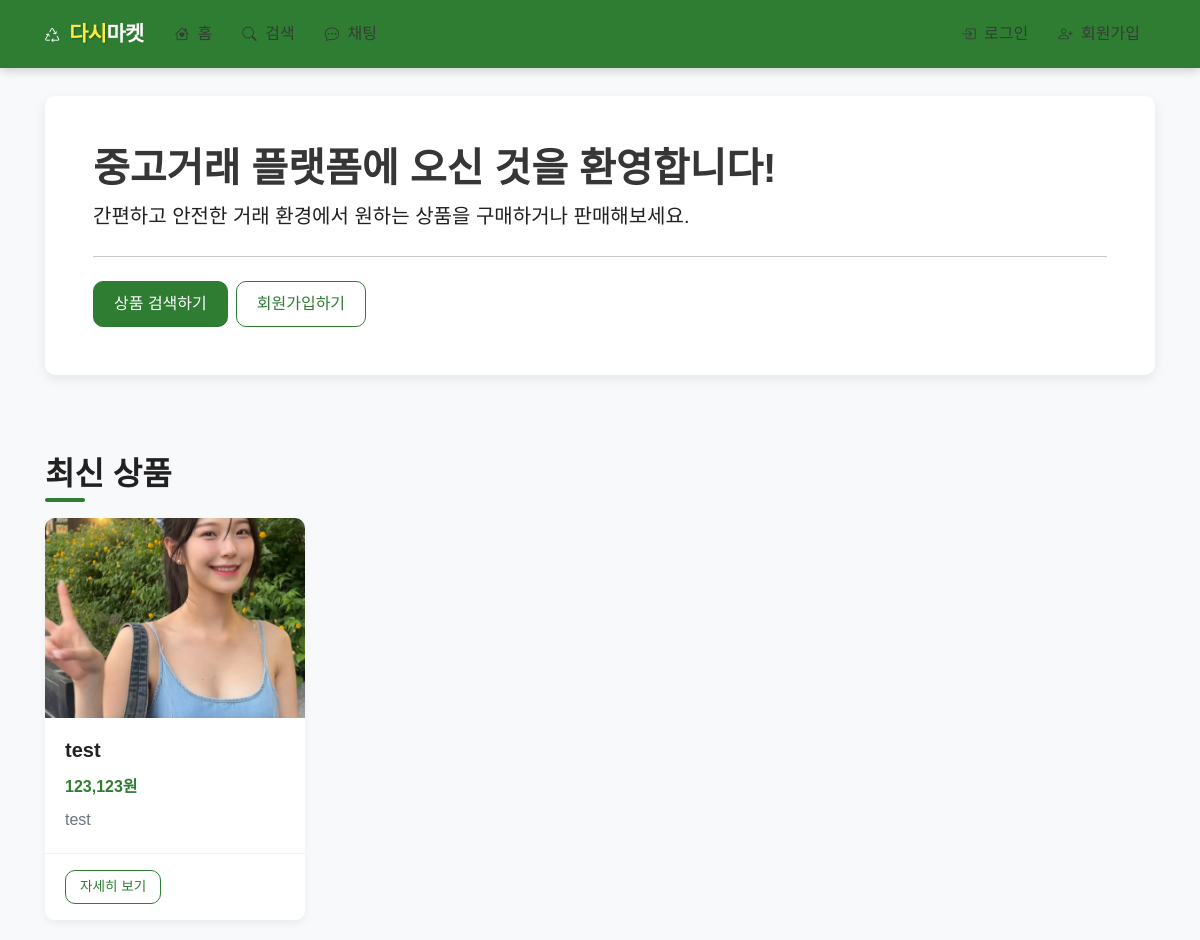
/, run on an earlier commit of the app's database.
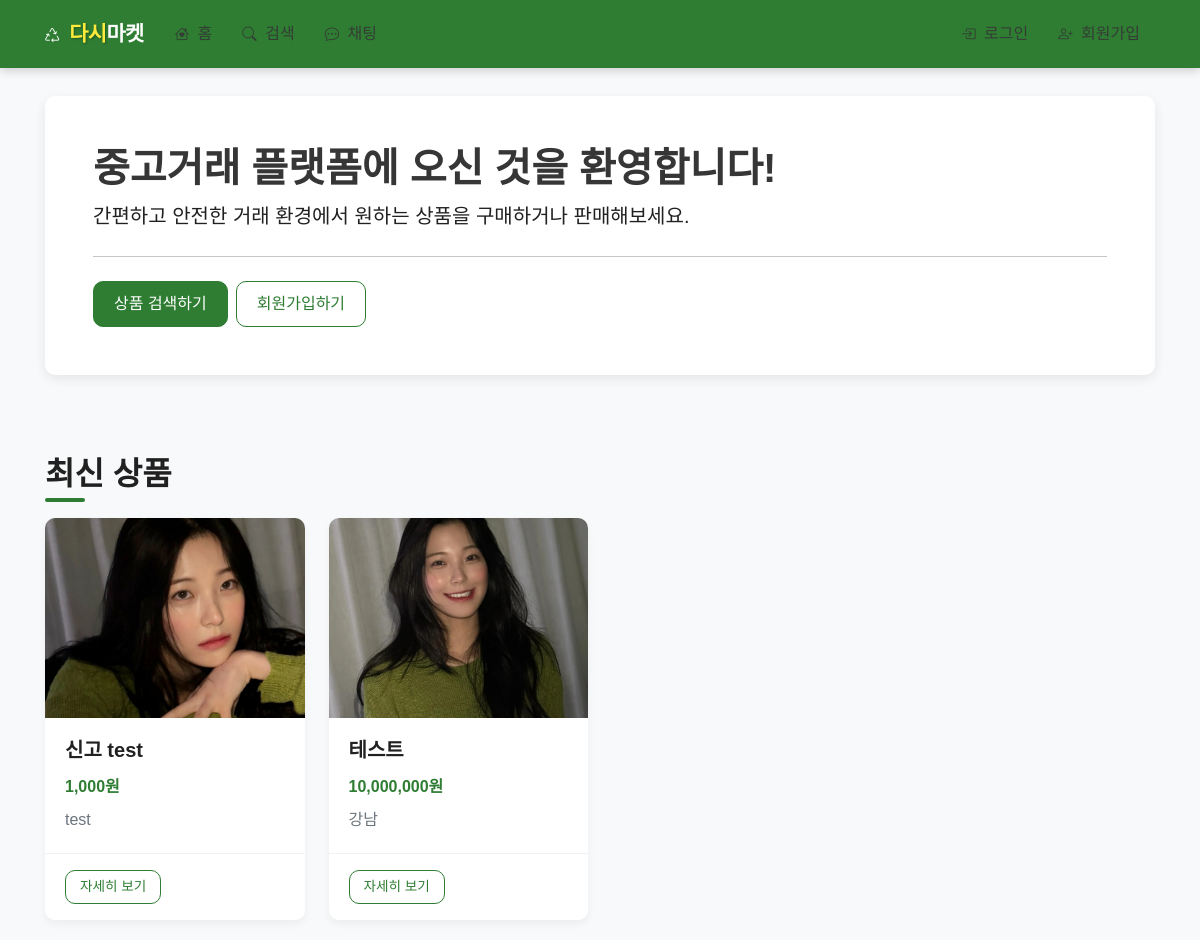
And on a later commit of the database.
### app/models.py (models this page shows, shortened)
class Product(db.Model):
    __tablename__ = 'products'
    id = db.Column(db.Integer, primary_key=True)
    title = db.Column(db.String(120), nullable=False)
    description = db.Column(db.Text, nullable=False)
    price = db.Column(db.Integer, nullable=False)
    category = db.Column(db.String(50), nullable=False)
    location = db.Column(db.String(100), nullable=False)
    seller_id = db.Column(db.Integer, db.ForeignKey('users.id'), nullable=False)
    status = db.Column(db.String(20), default='active')  # active, sold, hidden
    created_at = db.Column(db.DateTime, default=datetime.utcnow)
    updated_at = db.Column(db.DateTime, default=datetime.utcnow, onupdate=datetime.utcnow)
    images = db.relationship('ProductImage', backref='product', lazy='dynamic', cascade='all, delete-orphan')
    transfers = db.relationship('Transfer', backref='product', lazy='dynamic')

class ProductImage(db.Model):
    __tablename__ = 'product_images'
    id = db.Column(db.Integer, primary_key=True)
    product_id = db.Column(db.Integer, db.ForeignKey('products.id'), nullable=False)
    image_path = db.Column(db.String(200), nullable=False)
    created_at = db.Column(db.DateTime, default=datetime.utcnow)

### app/main/routes.py (the view)
@bp.route('/')
def index():
    latest_products = Product.query.filter_by(status='active').order_by(desc(Product.created_at)).limit(8).all()
    return render_template('index.html', title='홈', products=latest_products)

### app/templates/index.html (shortened to what this page needs)
{% extends 'base.html' %}
{% block content %}
<div class="jumbotron py-5">
    <h1 class="display-4">중고거래 플랫폼에 오신 것을 환영합니다!</h1>
    <p class="lead">간편하고 안전한 거래 환경에서 원하는 상품을 구매하거나 판매해보세요.</p>
    <hr class="my-4">
    <div class="d-flex">
        <a class="btn btn-primary me-2" href="{{ url_for('main.search') }}" role="button">상품 검색하기</a>
        {% if current_user.is_authenticated %}
        <a class="btn btn-success" href="{{ url_for('product.create_product') }}" role="button">상품 등록하기</a>
        {% else %}
        <a class="btn btn-outline-primary" href="{{ url_for('auth.register') }}" role="button">회원가입하기</a>
        {% endif %}
    </div>
</div>
<h2 class="mt-5 mb-4">최신 상품</h2>
{% if products %}
<div class="row row-cols-1 row-cols-md-2 row-cols-lg-4 g-4">
    {% for product in products %}
    <div class="col">
        <div class="card h-100">
            {% if product.images.first() %}
            <img src="{{ url_for('static', filename='uploads/' + product.images.first().image_path) }}" class="card-img-top" alt="{{ product.title }}">
            {% else %}
            <div class="card-img-top bg-light d-flex align-items-center justify-content-center" style="height: 200px;">
                <span class="text-muted">이미지 없음</span>
            </div>
            {% endif %}
            <div class="card-body">
                <h5 class="card-title">{{ product.title }}</h5>
                <p class="card-text text-danger fw-bold">{{ product.price | format_number }}원</p>
                <p class="card-text text-muted">{{ product.location }}</p>
            </div>
            <div class="card-footer">
                <a href="{{ url_for('product.view_product', product_id=product.id) }}" class="btn btn-sm btn-outline-primary">자세히 보기</a>
            </div>
        </div>
    </div>
    {% endfor %}
</div>
{% else %}
<div class="alert alert-info">
    등록된 상품이 없습니다.
</div>
{% endif %}
{% endblock %}

### app/templates/base.html (shortened to what this page needs)
<!DOCTYPE html>
<html lang="ko">
<head>
    <link rel="stylesheet" href="https://cdn.jsdelivr.net/npm/bootstrap@5.1.0/dist/css/bootstrap.min.css">
    <link rel="stylesheet" href="https://cdn.jsdelivr.net/gh/orioncactus/pretendard/dist/web/static/pretendard-dynamic-subset.css">
    <link rel="stylesheet" href="https://cdn.jsdelivr.net/npm/bootstrap-icons@1.8.0/font/bootstrap-icons.css">
    <link rel="stylesheet" href="{{ url_for('static', filename='css/style.css') }}">
</head>
<body>
    <nav class="navbar navbar-expand-lg navbar-dark mb-2">
        <div class="container">
            <a class="navbar-brand py-0" href="{{ url_for('main.index') }}">
                <i class="bi bi-recycle recycle-icon"></i>
                <span class="logo-accent">다시</span>마켓
            </a>
            <div class="collapse navbar-collapse" id="navbarNav">
                <ul class="navbar-nav">
                    <li class="nav-item">
                        <a class="nav-link py-0" href="{{ url_for('main.index') }}">
                            <i class="bi bi-house-heart me-1"></i> 홈
                        </a>
                    </li>
                    <li class="nav-item">
                        <a class="nav-link py-0" href="{{ url_for('main.search') }}">
                            <i class="bi bi-search me-1"></i> 검색
                        </a>
                    </li>
                    <li class="nav-item">
                        {% if current_user.is_authenticated %}
                        <a class="nav-link py-0" href="{{ url_for('chat.index', tab='live-chat') }}">
                        {% else %}
                        <a class="nav-link py-0" href="{{ url_for('chat.index') }}">
                        {% endif %}
                            <i class="bi bi-chat-dots me-1"></i> 채팅
                        </a>
                    </li>
                </ul>
                <ul class="navbar-nav ms-auto">
                    {% if current_user.is_authenticated %}
                        {% if current_user.is_admin %}
                        <li class="nav-item">
                            <a class="nav-link py-0" href="{{ url_for('admin.index') }}">
                                <i class="bi bi-gear me-1"></i> 관리자
                            </a>
                        </li>
                        {% endif %}
                        <li class="nav-item">
                            <a class="nav-link py-0" href="{{ url_for('auth.profile') }}">
                                <i class="bi bi-person-circle me-1"></i> 내 프로필
                            </a>
                        </li>
                        <li class="nav-item">
                            <a class="nav-link py-0" href="{{ url_for('auth.logout') }}">
                                <i class="bi bi-box-arrow-right me-1"></i> 로그아웃
                            </a>
                        </li>
                    {% else %}
                        <li class="nav-item">
                            <a class="nav-link py-0" href="{{ url_for('auth.login') }}">
                                <i class="bi bi-box-arrow-in-right me-1"></i> 로그인
                            </a>
                        </li>
                        <li class="nav-item">
                            <a class="nav-link py-0" href="{{ url_for('auth.register') }}">
                                <i class="bi bi-person-plus me-1"></i> 회원가입
                            </a>
                        </li>
                    {% endif %}
                </ul>
            </div>
        </div>
    </nav>
    <div class="container">
        {% block content %}{% endblock %}
    </div>
</body>
</html>

### app/static/css/style.css (style rules this page uses)
:root { --primary-color: #FF7E36; --secondary-color: #56C4C5; --accent-color: #3A86FF; --light-color: #FFF8F0; --dark-color: #363636; --gray-color: #f8f9fa; --border-radius: 10px; --box-shadow: 0 4px 12px rgba(0, 0, 0, 0.08); }
body { font-family: 'Pretendard', 'Noto Sans KR', -apple-system, BlinkMacSystemFont, sans-serif; background-color: var(--light-color); color: var(--dark-color); line-height: 1.6; padding-bottom: 0; }
.navbar { background-color: white !important; box-shadow: 0 2px 10px rgba(0, 0, 0, 0.05); padding: 15px 0; }
.navbar-brand { color: var(--primary-color) !important; font-weight: 700; font-size: 1.4rem; }
.navbar-dark .navbar-nav .nav-link { color: var(--dark-color) !important; font-weight: 500; padding: 8px 15px; border-radius: var(--border-radius); transition: all 0.2s ease; }
.btn { border-radius: var(--border-radius); font-weight: 500; padding: 10px 20px; transition: all 0.2s ease; }
.btn-primary { background-color: var(--primary-color) !important; border-color: var(--primary-color) !important; }
.btn-outline-primary { color: var(--primary-color) !important; border-color: var(--primary-color) !important; }
.btn-sm { padding: 6px 14px; font-size: 0.85rem; }
.jumbotron { background-color: white; border-radius: var(--border-radius); box-shadow: var(--box-shadow); padding: 3rem !important; margin-bottom: 2rem; }
.display-4 { font-weight: 700; color: var(--dark-color); font-size: 2.5rem; }
.container { padding: 20px 15px; }
.card { border-radius: var(--border-radius); border: none; box-shadow: var(--box-shadow); transition: transform 0.3s ease, box-shadow 0.3s ease; overflow: hidden; height: 100%; background-color: white; }
.card-img-top { height: 200px; object-fit: cover; transition: transform 0.3s ease; }
.card-body { padding: 1.25rem; }
.card-title { font-weight: 600; margin-bottom: 0.75rem; white-space: nowrap; overflow: hidden; text-overflow: ellipsis; }
.card-text { margin-bottom: 0.5rem; }
.card-text.text-danger { font-weight: 700; color: var(--primary-color) !important; }
.card-footer { background-color: white; border-top: 1px solid rgba(0, 0, 0, 0.05); padding: 1rem 1.25rem; }
h2 { font-weight: 700; margin-top: 2rem; margin-bottom: 1.5rem; position: relative; display: inline-block; }
h2:after { content: ''; position: absolute; bottom: -8px; left: 0; width: 40px; height: 4px; background-color: var(--primary-color); border-radius: 2px; }

### app/templates/base.html (style rules this page uses)
:root { --primary-color: #2E7D32; --secondary-color: #1B5E20; --accent-color: #FF5252; --accent-color-dark: #D32F2F; --background-color: #F8F9FA; --light-accent: #E8F5E9; --text-color: #212121; --light-text: #FFFFFF; --border-radius: 10px; }
body { font-family: 'Pretendard', 'Noto Sans KR', sans-serif; background-color: var(--background-color); color: var(--text-color); }
.navbar { background-color: var(--primary-color) !important; box-shadow: 0 2px 10px rgba(0, 0, 0, 0.2); padding-top: 0.1rem; padding-bottom: 0.1rem; min-height: auto; }
.navbar-brand { font-weight: 700; letter-spacing: -0.5px; color: var(--light-text) !important; font-size: 1.3rem; padding-top: 0; padding-bottom: 0; line-height: 1.2; }
.navbar-brand .logo-accent { color: #FFEB3B; font-weight: 900; text-shadow: 1px 1px 2px rgba(0, 0, 0, 0.3); }
.navbar-dark .navbar-nav .nav-link { color: var(--light-text); opacity: 0.9; padding-top: 0.1rem; padding-bottom: 0.1rem; line-height: 1.2; }
.btn-primary { background-color: var(--primary-color); border-color: var(--primary-color); color: var(--light-text); }
.btn-outline-primary { color: var(--primary-color); border-color: var(--primary-color); }
.card { border-radius: var(--border-radius); box-shadow: 0 4px 8px rgba(0, 0, 0, 0.05); border: none; }
.recycle-icon { display: inline-block; animation: spin 20s linear infinite; margin-right: 5px; }
.navbar .bi { font-size: 0.9rem; }

What changed in the data, as far as the page shows it:
no longer on this page (row edited): Product: title.image_path (picture), title "test", price "123,123", location "test"
added Product: image_path (picture), title "신고 test", price "1,000", location "test"
added Product: image_path (picture), title "테스트", price "10,000,000", location "강남"
